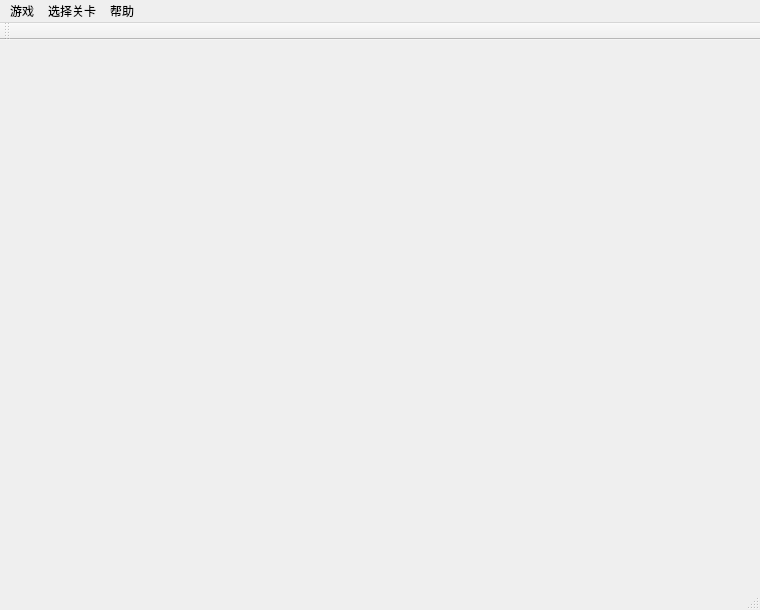
<?xml version="1.0" encoding="UTF-8"?>
<ui version="4.0">
 <class>MainWindow</class>
 <widget class="QMainWindow" name="MainWindow">
  <property name="geometry">
   <rect>
    <x>0</x>
    <y>0</y>
    <width>760</width>
    <height>610</height>
   </rect>
  </property>
  <property name="windowTitle">
   <string>MainWindow</string>
  </property>
  <widget class="QWidget" name="centralWidget"/>
  <widget class="QMenuBar" name="menuBar">
   <property name="geometry">
    <rect>
     <x>0</x>
     <y>0</y>
     <width>760</width>
     <height>23</height>
    </rect>
   </property>
   <widget class="QMenu" name="menu">
    <property name="title">
     <string>游戏</string>
    </property>
    <addaction name="action"/>
   </widget>
   <widget class="QMenu" name="menu_2">
    <property name="title">
     <string>选择关卡</string>
    </property>
   </widget>
   <widget class="QMenu" name="menu_3">
    <property name="title">
     <string>帮助</string>
    </property>
   </widget>
   <addaction name="menu"/>
   <addaction name="menu_2"/>
   <addaction name="menu_3"/>
  </widget>
  <widget class="QToolBar" name="mainToolBar">
   <attribute name="toolBarArea">
    <enum>TopToolBarArea</enum>
   </attribute>
   <attribute name="toolBarBreak">
    <bool>false</bool>
   </attribute>
  </widget>
  <widget class="QStatusBar" name="statusBar"/>
  <action name="action">
   <property name="text">
    <string>新建游戏</string>
   </property>
  </action>
 </widget>
 <layoutdefault spacing="6" margin="11"/>
 <resources/>
 <connections/>
</ui>
